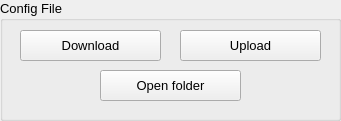
  <widget class="QGroupBox" name="groupBox">
   <property name="geometry">
    <rect>
     <x>30</x>
     <y>100</y>
     <width>341</width>
     <height>121</height>
    </rect>
   </property>
   <property name="font">
    <font>
     <pointsize>10</pointsize>
    </font>
   </property>
   <property name="autoFillBackground">
    <bool>true</bool>
   </property>
   <property name="title">
    <string>Config File</string>
   </property>
   <widget class="QPushButton" name="dwnld">
    <property name="geometry">
     <rect>
      <x>20</x>
      <y>30</y>
      <width>141</width>
      <height>31</height>
     </rect>
    </property>
    <property name="font">
     <font>
      <pointsize>10</pointsize>
     </font>
    </property>
    <property name="text">
     <string>Download</string>
    </property>
   </widget>
   <widget class="QPushButton" name="upld">
    <property name="geometry">
     <rect>
      <x>180</x>
      <y>30</y>
      <width>141</width>
      <height>31</height>
     </rect>
    </property>
    <property name="font">
     <font>
      <pointsize>10</pointsize>
     </font>
    </property>
    <property name="text">
     <string>Upload</string>
    </property>
   </widget>
   <widget class="QPushButton" name="opnfldr">
    <property name="geometry">
     <rect>
      <x>100</x>
      <y>70</y>
      <width>141</width>
      <height>31</height>
     </rect>
    </property>
    <property name="font">
     <font>
      <pointsize>10</pointsize>
     </font>
    </property>
    <property name="text">
     <string>Open folder</string>
    </property>
   </widget>
  </widget>
